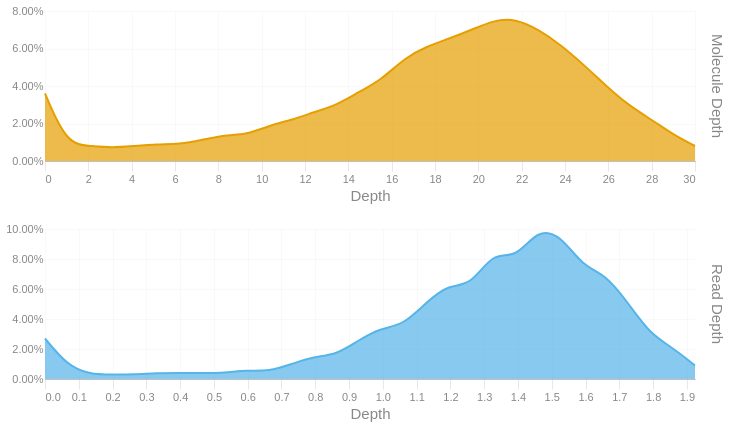

Here is the notebook cell this chart was saved with:
### Code cell
readdep = depth_hist(tb['Read Depth'], q99, 3)
readdep = readdep.with_columns(pl.lit('Read Depth').alias('Metric'))
if not SKIPLR:
    moldep = depth_hist(tb['Molecule Depth'], mol_q99, 1)
    moldep = moldep.with_columns(pl.lit('Molecule Depth').alias('Metric'))
    _hist = pl.concat([readdep, moldep])
    _hist = _hist.filter(pl.col('Proportion') != 0)
    with SafeRender(_hist):
        (
            alt.Chart(_hist)        
            .mark_area(interpolate = "basis")
            .encode(
                x=alt.X('Bin:Q').scale(domainMin=0).axis(alt.Axis(title='Depth')),
                y = alt.Y('Proportion:Q', title = None).axis(format = '.2%'),
                color = alt.Color('Metric:N').legend(None),
                row = alt.Row("Metric:N").header(title = None, labelOrient = 'right'),
                tooltip = [
                    alt.Tooltip("Metric:N", title = "Metric"),
                    alt.Tooltip('Interval:N', title = "Depth Interval"),
                    alt.Tooltip('Proportion:Q', title = "% Alignments").format('.2%')
                ]
            )
            .resolve_scale(x='independent', y='independent')
            .properties(
                height = 150, width = 650,
                usermeta={'embedOptions': {'downloadFileName': f'{samplename}.depth.hist'}}
            )
        ).display()
else:
    readdep = readdep.filter(pl.col('Proportion') != 0)
    with SafeRender(readdep):
        (
            alt.Chart(readdep)        
            .mark_area(interpolate = "basis")
            .encode(
                x=alt.X('Bin:Q').scale(domainMin=0).axis(alt.Axis(title='Depth')),
                y = alt.Y('Proportion:Q', title = None).axis(format = '.2%'),
                tooltip = [
                    alt.Tooltip('Interval:N', title = "Depth Interval"),
                    alt.Tooltip('Proportion:Q', title = "% Alignments").format('.2%')
                ]
            )
            .properties(
                usermeta={'embedOptions': {'downloadFileName': f'{samplename}.depth.hist'}}
            )
        ).display()

### Figure 1 — Vega-Lite specification as saved in the notebook (floating-point values rounded to 4 significant figures)
{"width": 650, "height": 150, "config": {"title": {"anchor": "start", "dy": -15, "fontSize": 18, "color": "#888888", "subtitleColor": "#888888", "subtitleFontSize": 14}, "arc": {"fill": "#0072B2"}, "axis": {"domainColor": "#888888", "domainWidth": 0.5, "gridWidth": 0.2, "grid": false, "titleFontWeight": 400, "titleFontSize": 15, "labelFontSize": 11, "labelColor": "#888888", "tickColor": "#888888", "tickWidth": 0.2, "titleColor": "#888888"}, "axisBand": {"grid": false}, "axisX": {"grid": true, "tickSize": 10, "domainCap": "round"}, "axisY": {"domain": false, "grid": true, "tickSize": 0, "domainCap": "round"}, "background": "transparent", "header": {"labelFontSize": 15, "labelColor": "#888888", "titleFontSize": 15, "titleFontWeight": 600, "titleColor": "#888888"}, "legend": {"labelFont": "sans-serif", "labelFontSize": 12, "labelColor": "#888888", "symbolSize": 100, "symbolType": "circle", "titleFontSize": 12, "titlePadding": 10, "titleColor": "#888888", "title": null}, "range": {"category": ["#E69F00", "#56B4E9", "#009E73", "#F0E442", "#0072B2", "#D55E00", "#CC79A7", "#000000"], "diverging": ["#cfe8f3", "#a2d4ec", "#73bfe2", "#46abdb", "#1696d2", "#12719e"]}, "area": {"fill": "#0072B2", "fillOpacity": 0.7, "line": true, "strokeOpacity": 0.7}, "line": {"color": "#0072B2", "stroke": "#0072B2", "strokeWidth": 2}, "trail": {"color": "#0072B2", "stroke": "#0072B2", "strokeWidth": 0, "size": 1}, "point": {"filled": true, "fillOpacity": 1.0, "size": 95}, "text": {"color": "#888888", "fontSize": 11, "align": "right", "fontWeight": 400, "size": 11}, "bar": {"fill": "#0072B2", "stroke": null}, "view": {"stroke": null, "continuousWidth": 660, "continuousHeight": 400}}, "data": {"name": "data-a2039f441a98485021f041e6ec3f4aa4"}, "mark": {"type": "area", "interpolate": "basis"}, "encoding": {"color": {"field": "Metric", "legend": null, "type": "nominal"}, "row": {"field": "Metric", "header": {"title": null, "labelOrient": "right"}, "type": "nominal"}, "tooltip": [{"field": "Metric", "title": "Metric", "type": "nominal"}, {"field": "Interval", "title": "Depth Interval", "type": "nominal"}, {"field": "Proportion", "format": ".2%", "title": "% Alignments", "type": "quantitative"}], "x": {"axis": {"title": "Depth"}, "field": "Bin", "scale": {"domainMin": 0}, "type": "quantitative"}, "y": {"axis": {"format": ".2%"}, "field": "Proportion", "title": null, "type": "quantitative"}}, "resolve": {"scale": {"x": "independent", "y": "independent"}}, "usermeta": {"embedOptions": {"downloadFileName": "S5_Hudson_1177.depth.hist"}}, "$schema": "https://vega.github.io/schema/vega-lite/v6.1.0.json", "datasets": {"data-a2039f441a98485021f041e6ec3f4aa4": [{"Bin": 0.0, "Interval": "0.0-0.066", "Proportion": 0.027, "Metric": "Read Depth"}, {"Bin": 0.066, "Interval": "0.066-0.133", "Proportion": 0.009, "Metric": "Read Depth"}, {"Bin": 0.133, "Interval": "0.133-0.199", "Proportion": 0.003, "Metric": "Read Depth"}, {"Bin": 0.199, "Interval": "0.199-0.265", "Proportion": 0.003, "Metric": "Read Depth"}, {"Bin": 0.265, "Interval": "0.265-0.332", "Proportion": 0.003, "Metric": "Read Depth"}, {"Bin": 0.332, "Interval": "0.332-0.398", "Proportion": 0.004, "Metric": "Read Depth"}, {"Bin": 0.398, "Interval": "0.398-0.464", "Proportion": 0.004, "Metric": "Read Depth"}, {"Bin": 0.464, "Interval": "0.464-0.531", "Proportion": 0.004, "Metric": "Read Depth"}, {"Bin": 0.531, "Interval": "0.531-0.597", "Proportion": 0.004, "Metric": "Read Depth"}, {"Bin": 0.597, "Interval": "0.597-0.663", "Proportion": 0.006, "Metric": "Read Depth"}, {"Bin": 0.663, "Interval": "0.663-0.73", "Proportion": 0.005, "Metric": "Read Depth"}, {"Bin": 0.73, "Interval": "0.73-0.796", "Proportion": 0.01, "Metric": "Read Depth"}, {"Bin": 0.796, "Interval": "0.796-0.862", "Proportion": 0.015, "Metric": "Read Depth"}, {"Bin": 0.862, "Interval": "0.862-0.929", "Proportion": 0.016, "Metric": "Read Depth"}, {"Bin": 0.929, "Interval": "0.929-0.995", "Proportion": 0.026, "Metric": "Read Depth"}, {"Bin": 0.995, "Interval": "0.995-1.061", "Proportion": 0.034, "Metric": "Read Depth"}, {"Bin": 1.061, "Interval": "1.061-1.128", "Proportion": 0.036, "Metric": "Read Depth"}, {"Bin": 1.128, "Interval": "1.128-1.194", "Proportion": 0.051, "Metric": "Read Depth"}, {"Bin": 1.194, "Interval": "1.194-1.26", "Proportion": 0.063, "Metric": "Read Depth"}, {"Bin": 1.26, "Interval": "1.26-1.327", "Proportion": 0.062, "Metric": "Read Depth"}, {"Bin": 1.327, "Interval": "1.327-1.393", "Proportion": 0.085, "Metric": "Read Depth"}, {"Bin": 1.393, "Interval": "1.393-1.459", "Proportion": 0.08, "Metric": "Read Depth"}, {"Bin": 1.459, "Interval": "1.459-1.526", "Proportion": 0.1, "Metric": "Read Depth"}, {"Bin": 1.526, "Interval": "1.526-1.592", "Proportion": 0.096, "Metric": "Read Depth"}, {"Bin": 1.592, "Interval": "1.592-1.658", "Proportion": 0.075, "Metric": "Read Depth"}, {"Bin": 1.658, "Interval": "1.658-1.725", "Proportion": 0.07, "Metric": "Read Depth"}, {"Bin": 1.725, "Interval": "1.725-1.791", "Proportion": 0.051, "Metric": "Read Depth"}, {"Bin": 1.791, "Interval": "1.791-1.857", "Proportion": 0.03, "Metric": "Read Depth"}, {"Bin": 1.857, "Interval": "1.857-1.924", "Proportion": 0.021, "Metric": "Read Depth"}, {"Bin": 1.924, "Interval": "1.924-1.99", "Proportion": 0.009, "Metric": "Read Depth"}, {"Bin": 0.0, "Interval": "0.0-1.0", "Proportion": 0.036, "Metric": "Molecule Depth"}, {"Bin": 1.0, "Interval": "1.0-2.1", "Proportion": 0.009, "Metric": "Molecule Depth"}, {"Bin": 2.1, "Interval": "2.1-3.1", "Proportion": 0.008, "Metric": "Molecule Depth"}, {"Bin": 3.1, "Interval": "3.1-4.1", "Proportion": 0.007, "Metric": "Molecule Depth"}, {"Bin": 4.1, "Interval": "4.1-5.2", "Proportion": 0.008, "Metric": "Molecule Depth"}, {"Bin": 5.2, "Interval": "5.2-6.2", "Proportion": 0.009, "Metric": "Molecule Depth"}, {"Bin": 6.2, "Interval": "6.2-7.2", "Proportion": 0.009, "Metric": "Molecule Depth"}, {"Bin": 7.2, "Interval": "7.2-8.3", "Proportion": 0.011, "Metric": "Molecule Depth"}, {"Bin": 8.3, "Interval": "8.3-9.3", "Proportion": 0.014, "Metric": "Molecule Depth"}, {"Bin": 9.3, "Interval": "9.3-10.4", "Proportion": 0.014, "Metric": "Molecule Depth"}, {"Bin": 10.4, "Interval": "10.4-11.4", "Proportion": 0.019, "Metric": "Molecule Depth"}, {"Bin": 11.4, "Interval": "11.4-12.4", "Proportion": 0.022, "Metric": "Molecule Depth"}, {"Bin": 12.4, "Interval": "12.4-13.5", "Proportion": 0.026, "Metric": "Molecule Depth"}, {"Bin": 13.5, "Interval": "13.5-14.5", "Proportion": 0.03, "Metric": "Molecule Depth"}, {"Bin": 14.5, "Interval": "14.5-15.5", "Proportion": 0.037, "Metric": "Molecule Depth"}, {"Bin": 15.5, "Interval": "15.5-16.6", "Proportion": 0.043, "Metric": "Molecule Depth"}, {"Bin": 16.6, "Interval": "16.6-17.6", "Proportion": 0.055, "Metric": "Molecule Depth"}, {"Bin": 17.6, "Interval": "17.6-18.6", "Proportion": 0.061, "Metric": "Molecule Depth"}, {"Bin": 18.6, "Interval": "18.6-19.7", "Proportion": 0.065, "Metric": "Molecule Depth"}, {"Bin": 19.7, "Interval": "19.7-20.7", "Proportion": 0.07, "Metric": "Molecule Depth"}, {"Bin": 20.7, "Interval": "20.7-21.7", "Proportion": 0.075, "Metric": "Molecule Depth"}, {"Bin": 21.7, "Interval": "21.7-22.8", "Proportion": 0.076, "Metric": "Molecule Depth"}, {"Bin": 22.8, "Interval": "22.8-23.8", "Proportion": 0.07, "Metric": "Molecule Depth"}, {"Bin": 23.8, "Interval": "23.8-24.9", "Proportion": 0.062, "Metric": "Molecule Depth"}, {"Bin": 24.9, "Interval": "24.9-25.9", "Proportion": 0.051, "Metric": "Molecule Depth"}, {"Bin": 25.9, "Interval": "25.9-26.9", "Proportion": 0.04, "Metric": "Molecule Depth"}, {"Bin": 26.9, "Interval": "26.9-28.0", "Proportion": 0.03, "Metric": "Molecule Depth"}, {"Bin": 28.0, "Interval": "28.0-29.0", "Proportion": 0.022, "Metric": "Molecule Depth"}, {"Bin": 29.0, "Interval": "29.0-30.0", "Proportion": 0.014, "Metric": "Molecule Depth"}, {"Bin": 30.0, "Interval": "30.0-31.07", "Proportion": 0.008, "Metric": "Molecule Depth"}]}}
